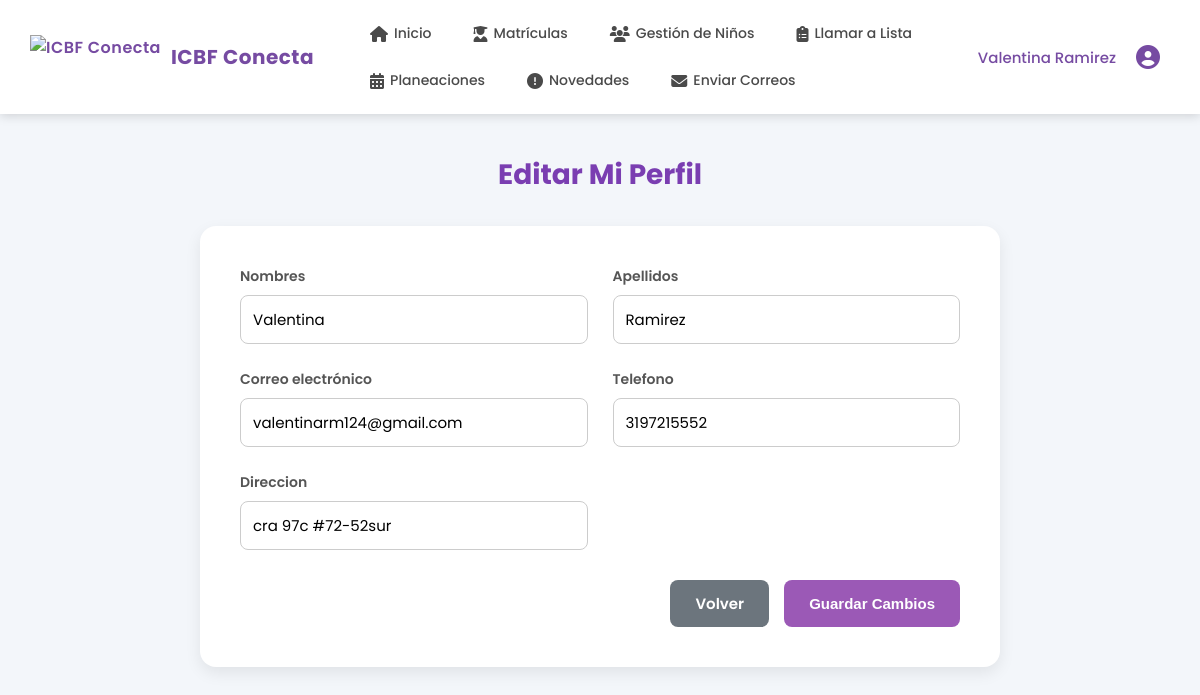
Page /perfil/editar/ (signed in) on the committed database.
### core/models.py (models this page shows, shortened)
class Usuario(AbstractUser):
    TIPO_DOCUMENTO_CHOICES = [
        ('CC', 'Cédula de ciudadanía'),
        ('TI', 'Tarjeta de identidad'),
        ('CE', 'Cédula de extranjería'),
        ('PA', 'Pasaporte'),
    ]
    username = None
    tipo_documento = models.CharField(max_length=5, choices=TIPO_DOCUMENTO_CHOICES, default='CC')
    documento = models.BigIntegerField(unique=True)
    nombres = models.CharField(max_length=50)
    apellidos = models.CharField(max_length=50)
    correo = models.EmailField(max_length=100, unique=True)
    direccion = models.CharField(max_length=100, null=True, blank=True)
    telefono = models.CharField(max_length=20, null=True, blank=True)
    rol = models.ForeignKey(Rol, on_delete=models.PROTECT, null=True)
    foto_admin = models.ImageField(upload_to=admin_upload_path, null=True, blank=True)
    fecha_creacion = models.DateTimeField(auto_now_add=True)
    fecha_actualizacion = models.DateTimeField(auto_now=True)
    EMAIL_FIELD = 'correo'
    USERNAME_FIELD = 'documento'
    REQUIRED_FIELDS = ['nombres', 'apellidos', 'correo', 'tipo_documento']
    objects = CustomUserManager()
    class Meta:
        db_table = 'usuarios'

### core/views.py (the view)
# urls.py: path('perfil/editar/', views.editar_perfil, name='editar_perfil'),
@login_required
def editar_perfil(request):
    user = request.user
    rol = user.rol.nombre_rol
    if rol == 'padre':
        padre_profile, _ = Padre.objects.get_or_create(usuario=user)
        FormClass = PadrePerfilForm
        initial_data = {'ocupacion': padre_profile.ocupacion, 'estrato': padre_profile.estrato}
    elif rol == 'madre_comunitaria':
        FormClass = MadrePerfilForm
        initial_data = None
    else: # administrador
        FormClass = AdminPerfilForm
        initial_data = None
    if request.method == 'POST':
        form = FormClass(request.POST, instance=user, initial=initial_data)
        if form.is_valid():
            user_instance = form.save(commit=False)
            if rol == 'padre':
                padre_profile.ocupacion = form.cleaned_data.get('ocupacion')
                padre_profile.estrato = form.cleaned_data.get('estrato')
                padre_profile.save()
            user_instance.save()
            messages.success(request, '¡Tu información ha sido actualizada exitosamente!')
            return redirect('editar_perfil')
        else:
            messages.error(request, 'Por favor, corrige los errores en el formulario.')
    else:
        form = FormClass(instance=user, initial=initial_data)
    return render(request, 'perfil/editar_perfil.html', {'form': form})

### core/forms.py
class MadrePerfilForm(forms.ModelForm):
    correo = forms.EmailField(label="Correo electrónico", required=True)
    class Meta:
        model = Usuario
        fields = ['nombres', 'apellidos', 'correo', 'telefono', 'direccion']
        widgets = {
            'nombres': forms.TextInput(attrs={'required': True}),
            'apellidos': forms.TextInput(attrs={'required': True}),
            'telefono': forms.TextInput(attrs={'placeholder': 'Ej. 3001234567'}),
            'direccion': forms.TextInput(attrs={'placeholder': 'Ej. Calle 10 #5-25'}),
        }

### icbfconecta/context_processors.py (called while the page is built)
def user_context(request):
    context = {}
    if request.user.is_authenticated:
        nombre_completo = f"{request.user.nombres} {request.user.apellidos}".strip()
        context['nombre_madre'] = nombre_completo
        if hasattr(request.user, 'madre_profile') and request.user.madre_profile.foto_madre:
            context['foto_perfil_url'] = request.user.madre_profile.foto_madre.url
    return context

### templates/perfil/editar_perfil.html (shortened to what this page needs)
{% load static %}
<!DOCTYPE html>
<html lang="es">
<head>
  <link rel="stylesheet" href="https://cdnjs.cloudflare.com/ajax/libs/font-awesome/6.5.0/css/all.min.css"/>
</head>
<body class="">
  {% if user.rol.nombre_rol == 'padre' %}
    {% include 'padre/navbar_padre.html' %}
  {% elif user.rol.nombre_rol == 'madre_comunitaria' %}
    {% include 'madre/navbar_madre.html' %}
  {% endif %}
  <div class="main">
    <header>
      <h1 class="{% if user.rol.nombre_rol == 'administrador' %}admin-title{% else %}madre-padre-title{% endif %}">
        Editar Mi Perfil
      </h1>
    </header>
    <div class="content-container">
      <form method="post">
        <div class="form-grid">
          {% for field in form %}
            <div class="form-group">
              <label for="{{ field.id_for_label }}">{{ field.label }}</label>
              {{ field }}
            </div>
          {% endfor %}
        </div>
        <div class="form-actions">
          <a href="{% url 'role_redirect' %}" class="btn-volver {% if user.rol.nombre_rol == 'administrador' %}admin-btn{% else %}madre-padre-btn{% endif %}">
            Volver
          </a>
          <button type="submit" class="btn-guardar {% if user.rol.nombre_rol == 'administrador' %}admin-btn{% else %}madre-padre-btn{% endif %}">
            Guardar Cambios
          </button>
        </div>
      </form>
    </div>
  </div>
</body>
</html>

### static/css/navbar_madre.css (style rules this page uses)
:root { --primary-gradient-start: #667eea; --primary-gradient-end: #764ba2; --primary-color: #667eea; --secondary-color: #764ba2; --white: #ffffff; --light-gray: #f5f7fa; --dark-text: #333333; --shadow: 0 2px 10px rgba(0, 0, 0, 0.15); }

### rows in the picture
Usuario: form "Valentina" "Ramirez" "valentinarm124@gmail.com" "3197215552" "cra 97c #72-52sur"

### other values in the picture
{{ nombre_madre }} "Valentina Ramirez"
{{ field.label }} "Nombres" "Apellidos" "Correo electrónico" "Telefono" "Direccion"
